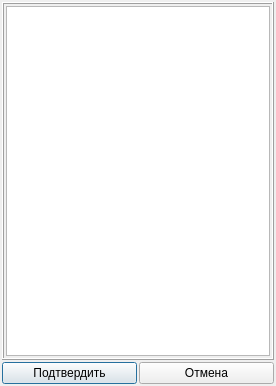
<?xml version="1.0" encoding="UTF-8"?>
<ui version="4.0">
 <class>TUserListDialog</class>
 <widget class="QDialog" name="TUserListDialog">
  <property name="geometry">
   <rect>
    <x>0</x>
    <y>0</y>
    <width>276</width>
    <height>400</height>
   </rect>
  </property>
  <property name="windowTitle">
   <string>Выбор из списка пользователей</string>
  </property>
  <layout class="QGridLayout" name="gridLayout_2">
   <property name="sizeConstraint">
    <enum>QLayout::SetFixedSize</enum>
   </property>
   <property name="leftMargin">
    <number>2</number>
   </property>
   <property name="topMargin">
    <number>2</number>
   </property>
   <property name="rightMargin">
    <number>2</number>
   </property>
   <property name="bottomMargin">
    <number>2</number>
   </property>
   <property name="spacing">
    <number>2</number>
   </property>
   <item row="0" column="0" colspan="2">
    <widget class="QFrame" name="frame">
     <property name="frameShape">
      <enum>QFrame::Box</enum>
     </property>
     <property name="frameShadow">
      <enum>QFrame::Raised</enum>
     </property>
     <layout class="QGridLayout" name="gridLayout">
      <property name="leftMargin">
       <number>2</number>
      </property>
      <property name="topMargin">
       <number>2</number>
      </property>
      <property name="rightMargin">
       <number>2</number>
      </property>
      <property name="bottomMargin">
       <number>2</number>
      </property>
      <property name="spacing">
       <number>1</number>
      </property>
      <item row="0" column="0">
       <widget class="QListView" name="UsersListView">
        <property name="minimumSize">
         <size>
          <width>264</width>
          <height>350</height>
         </size>
        </property>
       </widget>
      </item>
     </layout>
    </widget>
   </item>
   <item row="1" column="0">
    <widget class="QPushButton" name="btnConfirm">
     <property name="text">
      <string>Подтвердить</string>
     </property>
    </widget>
   </item>
   <item row="1" column="1">
    <widget class="QPushButton" name="btnCancel">
     <property name="text">
      <string>Отмена</string>
     </property>
    </widget>
   </item>
  </layout>
 </widget>
 <resources/>
 <connections/>
</ui>
